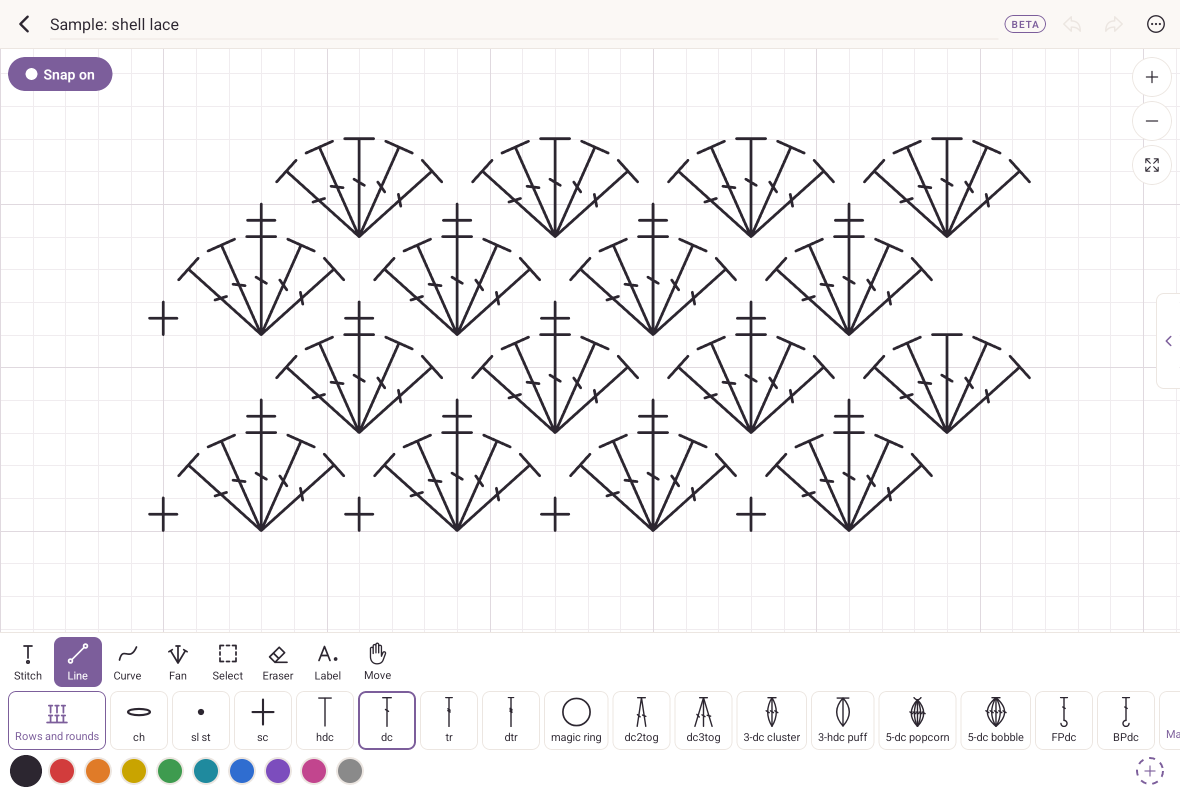
#> input picture pro/shots/raw/ipad-air-crochet-lace.png, 2360 x 1600 px (shown at 1/2 size)
$ python devices.py
#> lines starting #> are read from the running program, lines starting #| are printed output that depends on the picture; after the words box and inside, x2 and y2 are one past the last pixel; in counts of white or black regions, pixels touching at a corner belong together
### pro/shots/dress.py
"""Dress raw Android emulator shots of Purl so they read as iPad, iPhone and
Mac screens, and frame them for the Pro page.

Usage: python dress.py <config.json>

The config names the raw folder, the output folder, the Android bar
heights per device in pixels, and each output. See shots.json beside this
file. What it does to a shot:
  - paints over the Android status bar and navigation bar with the app's
    own colour just inside them, so nothing Android is left;
  - ipad and iphone: draws an iOS status bar (9:41, signal, wifi, battery)
    and the home indicator; a device with "status": false (the iPad held
    sideways, where Purl hides the bar) gets its band cut off instead;
  - mac: cuts both bars off and adds a macOS menu bar and a window title
    bar with the three window buttons (no Apple logo is drawn);
  - frame: puts the dressed screen into a drawn device (iPad, iPhone or a
    laptop) on a transparent background, for the feature frames.
Pillow only.
"""
import json
import os
import sys

from PIL import Image, ImageDraw, ImageFilter, ImageFont

FONT_DIRS = ['C:/Windows/Fonts']


def font(size, bold=False):
    names = ['segoeuib.ttf', 'arialbd.ttf'] if bold else ['segoeui.ttf', 'arial.ttf']
    for d in FONT_DIRS:
        for n in names:
            p = os.path.join(d, n)
            if os.path.exists(p):
                return ImageFont.truetype(p, size)
    return ImageFont.load_default()


# [10 lines left out: function band_colour, not called in this run]


def is_dark(c):
    return (0.299 * c[0] + 0.587 * c[1] + 0.114 * c[2]) < 140


# [60 lines left out: functions ios_status, home_indicator, repaint_bars, erase, not called in this run]


def set_rail_clock(im, centre, scale):
    """Purl's own rail clock shows the capture time; redraw it as 9:41 in
    its own grey, so it agrees with the status bar."""
    if not centre:
        return im
    cx, cy = centre
    box = [cx - 52, cy - 20, cx + 52, cy + 20]
    px = [im.getpixel((x, y))[:3] for x in range(box[0], box[2]) for y in range(box[1], box[3])]
    # The ink is the pixel furthest from the rail behind it, so a dark
    # theme's light grey clock is found as well as a light theme's dark one.
    bg = im.getpixel((max(0, box[0] - 2), box[1]))[:3]
    ink = max(px, key=lambda c: sum(abs(c[i] - bg[i]) for i in range(3)))
    erase(im, [box])
    ImageDraw.Draw(im).text((cx, cy), '9:41', font=font(int(13 * scale), bold=True), fill=ink, anchor='mm')
    return im


# [17 lines left out: function dress_ios, not called in this run]


# The macOS menu bar and window title bar in light and in dark mode: the
# menu bar, its text, the title bar, its bottom line and the window title.
MAC_CHROME = {
    False: {'menu': (232, 230, 235), 'menu_ink': (25, 25, 28), 'bar': (246, 245, 248), 'line': (214, 211, 218), 'title': (60, 58, 64)},
    True: {'menu': (36, 34, 40), 'menu_ink': (236, 235, 240), 'bar': (48, 46, 52), 'line': (24, 23, 27), 'title': (206, 204, 210)},
}


# [147 lines left out: functions dress_mac, round_corners, shadow_under, frame_tablet, frame_phone, frame_laptop and 2 more, not called in this run]


# [2 lines that do not run on import are left out]

### pro/shots/devices.py
"""The three devices of the flat hero, drawn at their real proportions.

Usage: python devices.py [dir for full-size copies]
Reads raw/ beside this file and writes out/hero-ipad.png, out/hero-iphone.png
and out/hero-mac.png: each a whole device (body, screen, corners) on a
transparent background, so the page only places three pictures and never
crops a screen into a box of another shape (ruled 2026-10-16).

The raws are captured on headless Android emulators set to each device's
real pixels and point scale, so Purl lays out as it would there:

  iPad Air 11-inch: 2360 x 1640 px, 2x (1180 x 820 pt), screen corner 18 pt.
    Landscape: Purl hides the status bar, so the top inset is 0; the home
    indicator keeps 20 pt at the bottom. Emulator: wm size 2360x1600,
    density 320 (the status and navigation bars are hidden in Purl).
  iPhone 15 Pro: 1179 x 2556 px, 3x (393 x 852 pt), screen corner 55 pt,
    safe area 59 pt top and 34 pt bottom. Emulator: wm size 1179x2433,
    density 480; its status bar is 156 px and the navigation bar is hidden,
    so 2433 - 156 = 2556 - 177 - 102 rows of app.
  MacBook Air 13-inch at its default 1470 x 956 pt, 2x: menu bar 37 pt,
    window title bar 28 pt, so the app window is 1470 x 891 pt. Emulator:
    wm size 2940x1782, density 320. Apple does not publish the Mac screen
    corner; 10 pt is an estimate.

Corner radii of the screens are the values iOS reports for these models
(UIScreen _displayCornerRadius, as listed by the ScreenCorners library).
Bodies are the published outer sizes; the body corner is the screen corner
plus the bezel, so the two stay concentric. Pillow only.
"""
import os
import sys

from PIL import Image, ImageDraw, ImageFilter

from dress import font, set_rail_clock, is_dark

HERE = os.path.dirname(os.path.abspath(__file__))
RAW = os.path.join(HERE, 'raw')
OUT = os.path.join(HERE, 'out')


def stretch_rows(im, y_src, y0, y1):
    """Fill rows y0..y1 with copies of row y_src, column by column."""
    if y1 <= y0:
        return
    row = im.crop((0, y_src, im.width, y_src + 1)).resize((im.width, y1 - y0))
    im.paste(row, (0, y0))


def mask_round(im, r, corners=(True, True, True, True)):
    """Alpha mask with rounded corners, drawn at 4x and scaled down so the
    edge is smooth. corners: top left, top right, bottom right, bottom left."""
    k = 4
    m = Image.new('L', (im.width * k, im.height * k), 0)
    ImageDraw.Draw(m).rounded_rectangle([0, 0, m.width - 1, m.height - 1], radius=r * k, fill=255, corners=corners)
    out = im.convert('RGBA')
    out.putalpha(m.resize(im.size, Image.LANCZOS))
    return out


def home_bar(im, width, height, bottom_gap, ink):
    d = ImageDraw.Draw(im)
    cx = im.width // 2
    y1 = im.height - bottom_gap
    d.rounded_rectangle([cx - width // 2, y1 - height, cx + width // 2, y1], radius=height // 2, fill=ink)


def status_icons(im, cy, right, s, ink):
    """Signal, wifi and battery, the battery's right edge at x = right."""
    d = ImageDraw.Draw(im)
    bw, bh = round(25 * s), round(12 * s)
    bx = right - bw - round(2.5 * s)
    by = cy - bh // 2
    d.rounded_rectangle([bx, by, bx + bw, by + bh], radius=round(3.8 * s), outline=ink, width=max(1, round(1.1 * s)))
    i = round(2 * s)
    d.rounded_rectangle([bx + i, by + i, bx + bw - i, by + bh - i], radius=round(2 * s), fill=ink)
    d.rounded_rectangle([bx + bw + round(1.3 * s), cy - round(2.2 * s), bx + bw + round(2.6 * s), cy + round(2.2 * s)], radius=round(1 * s), fill=ink)
    wx = bx - round(13 * s)
    wy = cy + round(5 * s)
    for r in (11 * s, 7.4 * s):
        r = round(r)
        d.arc([wx - r, wy - r, wx + r, wy + r], start=225, end=315, fill=ink, width=max(2, round(2.3 * s)))
    r = round(3.8 * s)
    d.pieslice([wx - r, wy - r, wx + r, wy + r], start=225, end=315, fill=ink)
    sx = wx - round(30 * s)
    for k in range(4):
        h = round((3.6 + k * 2.4) * s)
        x = sx + k * round(4.8 * s)
        d.rounded_rectangle([x, cy + round(5 * s) - h, x + round(3 * s), cy + round(5 * s)], radius=round(0.9 * s), fill=ink)


# Screens ----------------------------------------------------------------

def ipad_screen(src, clock=None):
    s = 2
    raw = Image.open(src).convert('RGB')
    set_rail_clock(raw, clock, s)
    W, H = 2360, 1640
    assert raw.size == (W, H - 20 * s), raw.size
    im = Image.new('RGB', (W, H))
    im.paste(raw, (0, 0))
    stretch_rows(im, raw.height - 1, raw.height, H)
    bot = im.getpixel((W // 2, H - 2))
    home_bar(im, 315 * s, 5 * s, 7 * s, (255, 255, 255) if is_dark(bot) else (24, 24, 26))
    return mask_round(im, 18 * s)


def iphone_screen(src):
    s = 3
    sb = 156                       # the emulator's status bar, in px
    top, bottom = 59 * s, 34 * s   # iOS safe area
    raw = Image.open(src).convert('RGB')
    W, H = 1179, 2556
    assert raw.size == (W, H - top - bottom + sb), raw.size
    im = Image.new('RGB', (W, H))
    im.paste(raw.crop((0, sb, W, raw.height)), (0, top))
    stretch_rows(im, top + 2, 0, top)
    stretch_rows(im, top + raw.height - sb - 1, top + raw.height - sb, H)
    d = ImageDraw.Draw(im)
    # The Dynamic Island: 126 x 37.33 pt, 11 pt from the top.
    iw, ih, iy = round(126 * s), round(37.33 * s), 11 * s
    d.rounded_rectangle([W // 2 - iw // 2, iy, W // 2 + iw // 2, iy + ih], radius=ih // 2, fill=(0, 0, 0))
    cy = iy + ih // 2
    ink = (255, 255, 255) if is_dark(im.getpixel((20, 20))) else (0, 0, 0)
    d.text((66 * s, cy), '9:41', font=font(17 * s, bold=True), fill=ink, anchor='mm')
    status_icons(im, cy, W - 33 * s, s, ink)
    bot = im.getpixel((W // 2, H - 2))
    home_bar(im, 134 * s, 5 * s, 8 * s, (255, 255, 255) if is_dark(bot) else (0, 0, 0))
    return mask_round(im, 55 * s)


# macOS chrome in the light and dark appearance: menu bar, its ink, the
# window title bar, the line under it and the title.
MAC_CHROME = {
    False: dict(menu=(234, 232, 237), ink=(25, 25, 28), bar=(246, 245, 248), line=(214, 211, 218), title=(60, 58, 64)),
    True: dict(menu=(36, 34, 40), ink=(236, 235, 240), bar=(48, 46, 52), line=(24, 23, 27), title=(206, 204, 210)),
}


# [31 lines left out: function mac_screen, not called in this run]


# Bodies -----------------------------------------------------------------

def shadowless_body(size, radius, fill, edge, edge_w, corners=(True, True, True, True)):
    """A device body: a rounded slab with a thin lighter rim, drawn at 2x."""
    k = 2
    W, H = size
    big = Image.new('RGBA', (W * k, H * k), (0, 0, 0, 0))
    d = ImageDraw.Draw(big)
    d.rounded_rectangle([0, 0, W * k - 1, H * k - 1], radius=radius * k, fill=edge, corners=corners)
    e = edge_w * k
    d.rounded_rectangle([e, e, W * k - 1 - e, H * k - 1 - e], radius=max(1, radius * k - e), fill=fill, corners=corners)
    return big.resize((W, H), Image.LANCZOS)


def ipad_device(screen):
    # The iPad Air's 247.6 x 178.5 mm at 264 ppi would give a 107 px bezel
    # round a 2360 x 1640 screen. Ruling 142 (2026-11-04) draws every iPad
    # thinner than any real one: 60 px at a 2360 px wide screen, 2.5% of the
    # screen's long side, so a portrait screen gets the same bezel.
    bez = round(max(screen.size) * 60 / 2360)
    W, H = screen.width + 2 * bez, screen.height + 2 * bez
    c = shadowless_body((W, H), 36 + bez, (38, 38, 41, 255), (150, 150, 156, 255), 5)
    c.alpha_composite(screen, (bez, bez))
    # Front camera, centred on the long edge (landscape, as on iPad Air M2 and later).
    d = ImageDraw.Draw(c)
    d.ellipse([W // 2 - 9, bez // 2 - 9, W // 2 + 9, bez // 2 + 9], fill=(20, 22, 30))
    return c


def iphone_device(screen):
    # 70.6 x 146.6 mm at 460 ppi; screen 1179 x 2556, so a 50 px bezel.
    bez = 50
    W, H = screen.width + 2 * bez, screen.height + 2 * bez
    c = shadowless_body((W, H), 165 + bez, (22, 22, 24, 255), (128, 127, 124, 255), 9)
    c.alpha_composite(screen, (bez, bez))
    return c


# [34 lines left out: functions mac_device, save, not called in this run]


def main():
    os.makedirs(OUT, exist_ok=True)
    ipad = ipad_device(ipad_screen(os.path.join(RAW, 'ipad-air-crochet-lace.png')))
#> in stretch_rows, `im.paste(row, (0, y0))`:
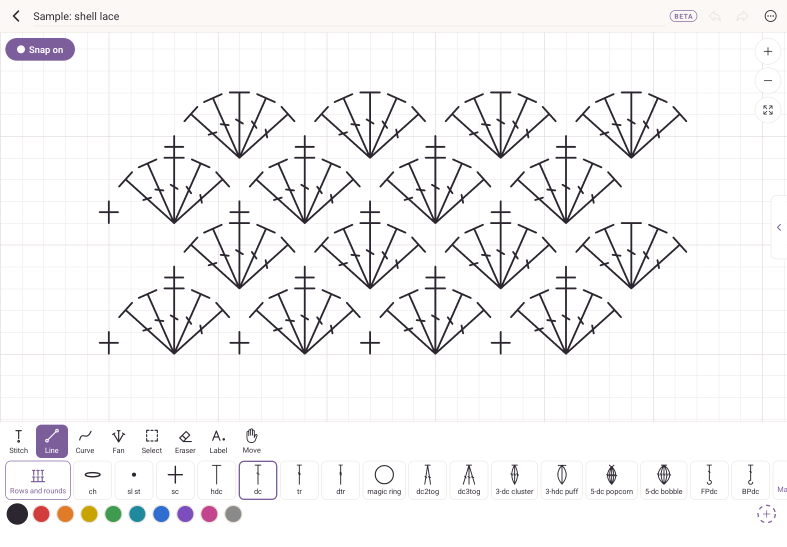
#> im: PIL image 2360x1640 RGB (shown at 1/3 size); mean R, G, B 244.2, 243.3, 244
#> in ipad_screen, `bot = im.getpixel((W // 2, H - 2))`: bot = (255, 255, 255)
#> in mask_round, `ImageDraw.Draw(m).rounded_rectangle([0, 0, m.width - 1, m.height - 1],..`:
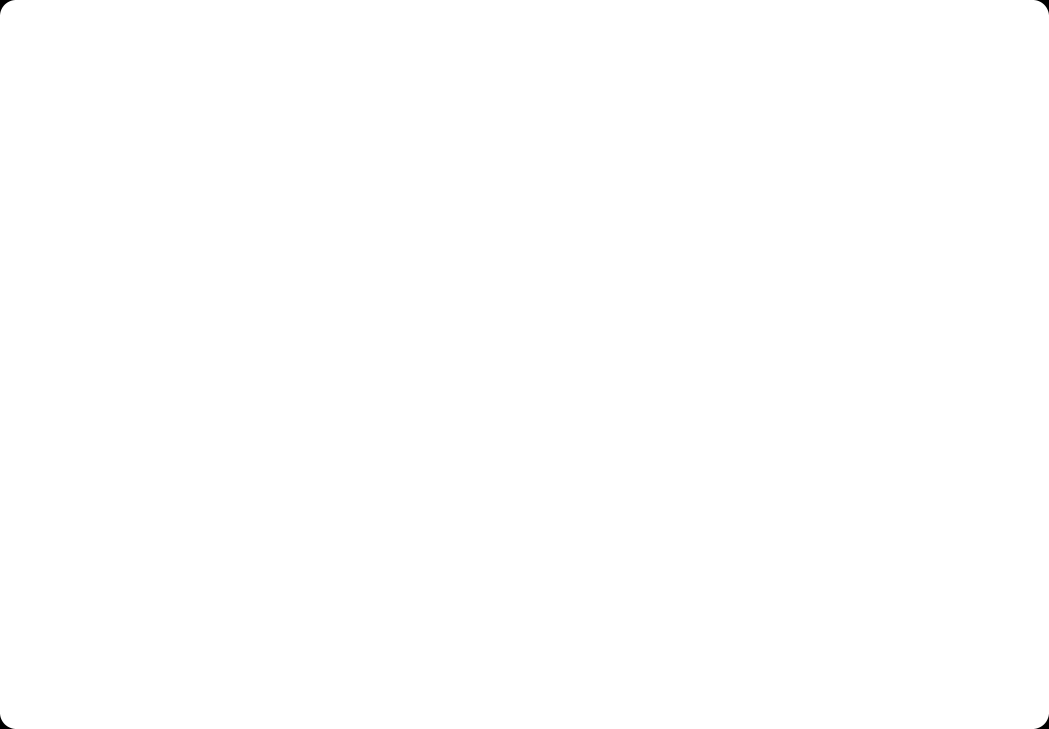
#> m: PIL image 9440x6560 L (shown at 1/9 size); 100% white; 4 black regions, box (x1, y1, x2, y2) and area: (0, 0, 133, 133) 4498, (9307, 0, 9440, 133) 4498, (0, 6427, 133, 6560) 4498, (9307, 6427, 9440, 6560) 4498
#> in ipad_device, `bez = round(max(screen.size) * 60 / 2360)`: bez = 60
#> in ipad_device, `W, H = screen.width + 2 * bez, screen.height + 2 * bez`: W = 2480; H = 1760
#> in shadowless_body, `return big.resize((W, H), Image.LANCZOS)`:
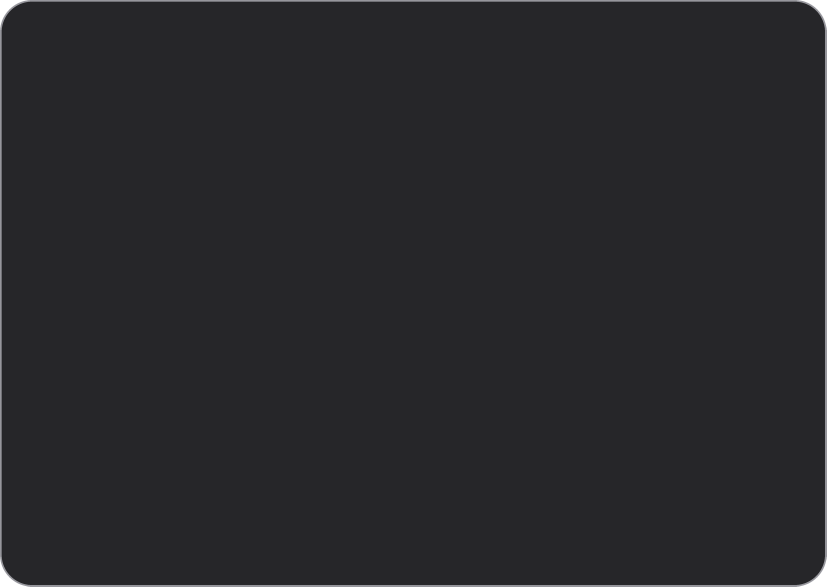
#> returned value: PIL image 2480x1760 RGBA (shown at 1/3 size); mean R, G, B, A 39, 39, 42.1, 254.5; transparent parts drawn white
    phone = iphone_device(iphone_screen(os.path.join(RAW, 'iphone-15-pro-stash.png')))
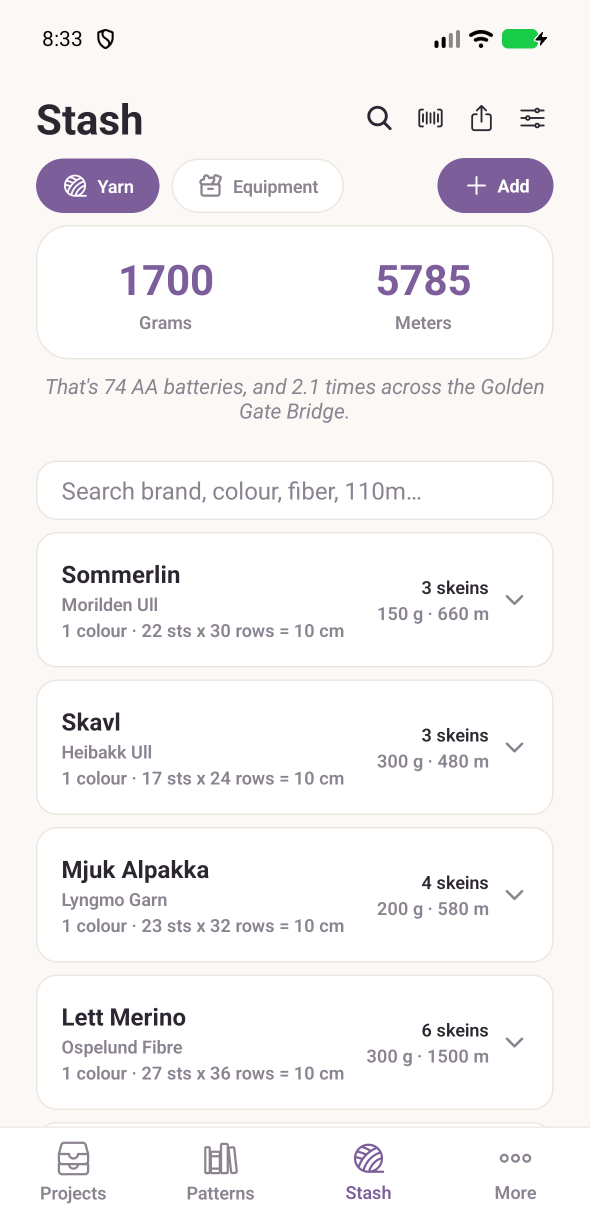
#> input picture pro/shots/raw/iphone-15-pro-stash.png, 1179 x 2433 px (shown at 1/2 size)
#> call 2 of stretch_rows, with y_src = 179, y0 = 0, y1 = 177
#> in stretch_rows (call 2), `row = im.crop((0, y_src, im.width, y_src + 1)).resize((im.width, y1 - ..`:
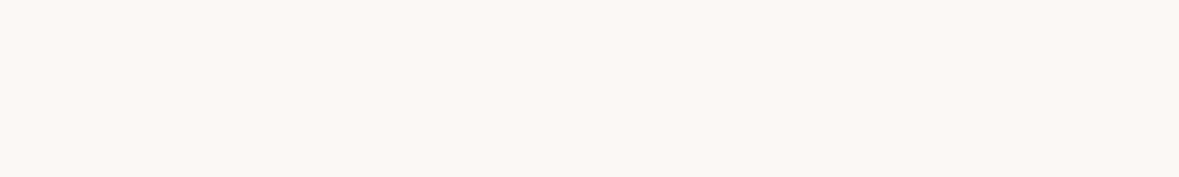
#> row: PIL image 1179x177 RGB; mean R, G, B 251, 248, 245
#> call 3 of stretch_rows, with y_src = 2453, y0 = 2454, y1 = 2556
#> in stretch_rows (call 3), `im.paste(row, (0, y0))`:
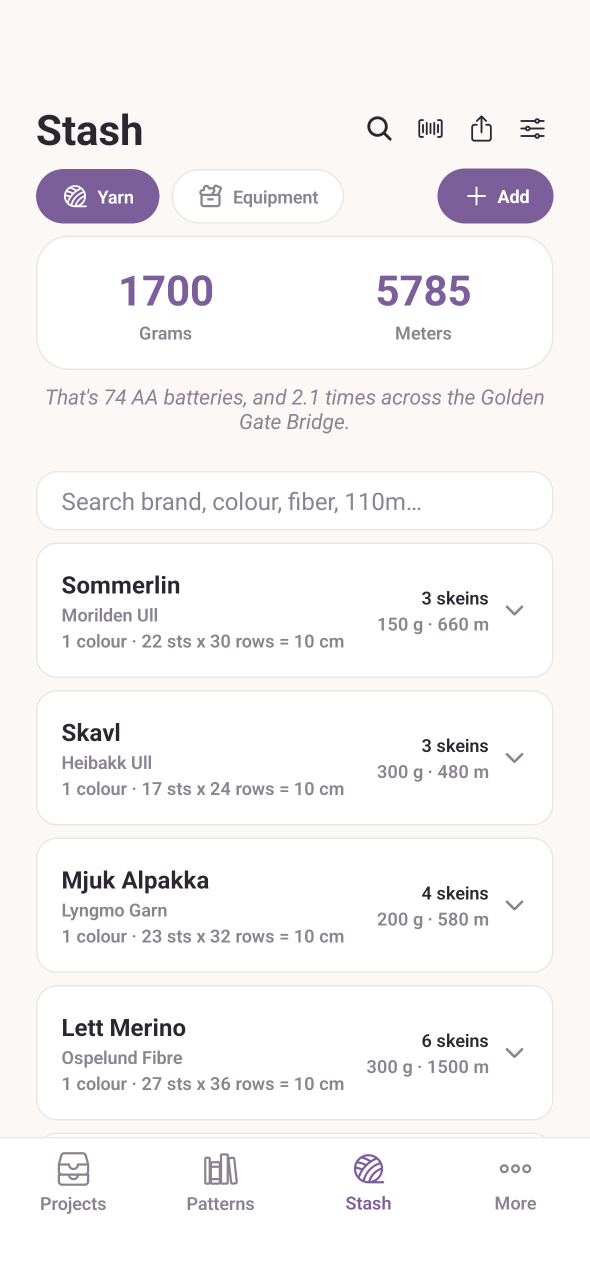
#> im: PIL image 1179x2556 RGB (shown at 1/2 size); mean R, G, B 246.3, 244.4, 244.7
#> in iphone_screen, `ink = (255, 255, 255) if is_dark(im.getpixel((20, 20))) else (0, 0, 0)`: ink = (0, 0, 0)
#> in iphone_screen, `bot = im.getpixel((W // 2, H - 2))`: bot = (255, 255, 255)
#> call 2 of mask_round, with r = 165, corners = (True, True, True, True)
#> in mask_round (call 2), `ImageDraw.Draw(m).rounded_rectangle([0, 0, m.width - 1, m.height - 1],..`:
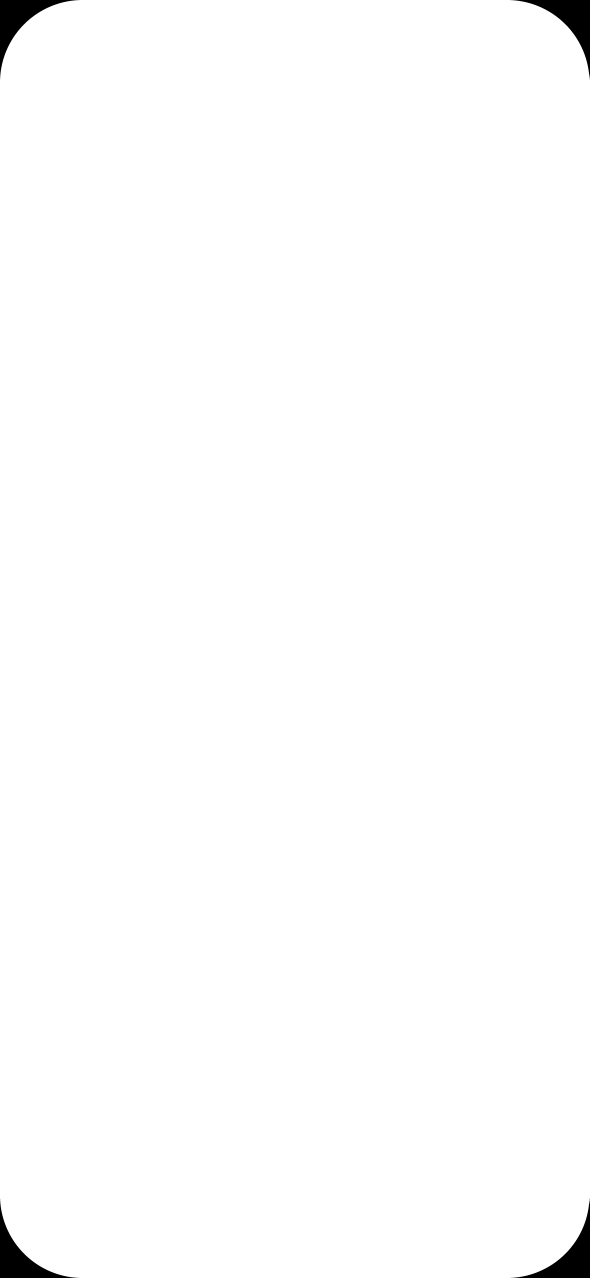
#> m: PIL image 4716x10224 L (shown at 1/8 size); 99.2% white; 4 black regions, box (x1, y1, x2, y2) and area: (0, 0, 635, 635) 93680, (4081, 0, 4716, 635) 93680, (0, 9589, 635, 10224) 93680, (4081, 9589, 4716, 10224) 93680
#> in iphone_device, `bez = 50`: bez = 50
#> in iphone_device, `W, H = screen.width + 2 * bez, screen.height + 2 * bez`: W = 1279; H = 2656
    mac = mac_device(mac_screen(os.path.join(RAW, 'mac-studio.png'), clock=[78, 57]))
    # Optional: full-size copies, for looking at the corners.
    if len(sys.argv) > 1:
        for im, n in ((ipad, 'ipad'), (phone, 'iphone'), (mac, 'mac')):
            im.save(os.path.join(sys.argv[1], 'full-' + n + '.png'))
    # The sizes the page serves: about twice the largest CSS width each
    # device takes on the page.
    save(ipad, 'hero-ipad.png', 1000)
    save(phone, 'hero-iphone.png', 400)
    save(mac, 'hero-mac.png', 1500)
    # Dark twins of the iPad and the Mac, from the dark theme's raws. The
    # phone's dark twin is the site's own shot, not made here.
    save(ipad_device(ipad_screen(os.path.join(RAW, 'ipad-air-crochet-lace_dark.png'))), 'hero-ipad_dark.png', 1000)
    save(mac_device(mac_screen(os.path.join(RAW, 'mac-studio_dark.png'), clock=[78, 57], dark=True)), 'hero-mac_dark.png', 1500)


if __name__ == '__main__':
#> (the run stopped early here; a loop or call above may not have finished)
